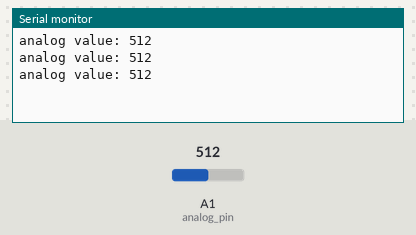
The sketch below on a simulated Arduino Uno, built with avr-gcc and run on an emulated ATmega328P. Shown: the last lines printed to the serial monitor. Inputs (shaded band) come from the test bench; at power-on: A1 (analog_pin) = 512.

Above: at 1.3 s.
1.4 s: A1 (analog_pin) set to 716
At 1.9 s:
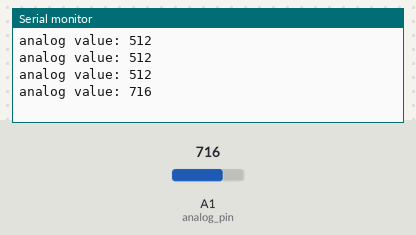
2.9 s: A1 (analog_pin) set to 900
At 3.4 s:
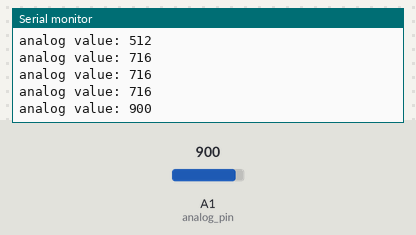
Timing chart, 0 to 5.9 s (numbered marks = the images above; inputs shaded):
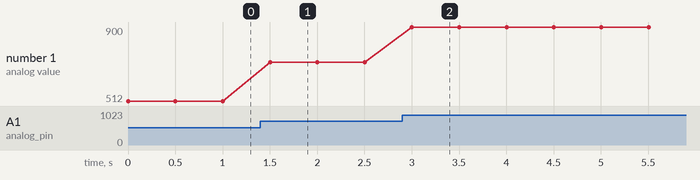

The sketch:

Analog_inputs.ino
```cpp
const int analog_pin = A1; // analog pin connected to Sesnor output

void setup() {

  Serial.begin(9600);
}

void loop() {

  Serial.print("analog value: ");
  Serial.println(analogRead(analog_pin));
  Serial.print("\n\n");
  delay(500);
}
```

Measured:
- after the input at 1.4 s, the serial monitor: prints a new line after 0.10 s (image 1)
- after the input at 2.9 s, the serial monitor: prints a new line after 0.10 s (image 2)
- plotted number 1: 512 → 716 after the input at 1.4 s, 716 → 900 after the input at 2.9 s
